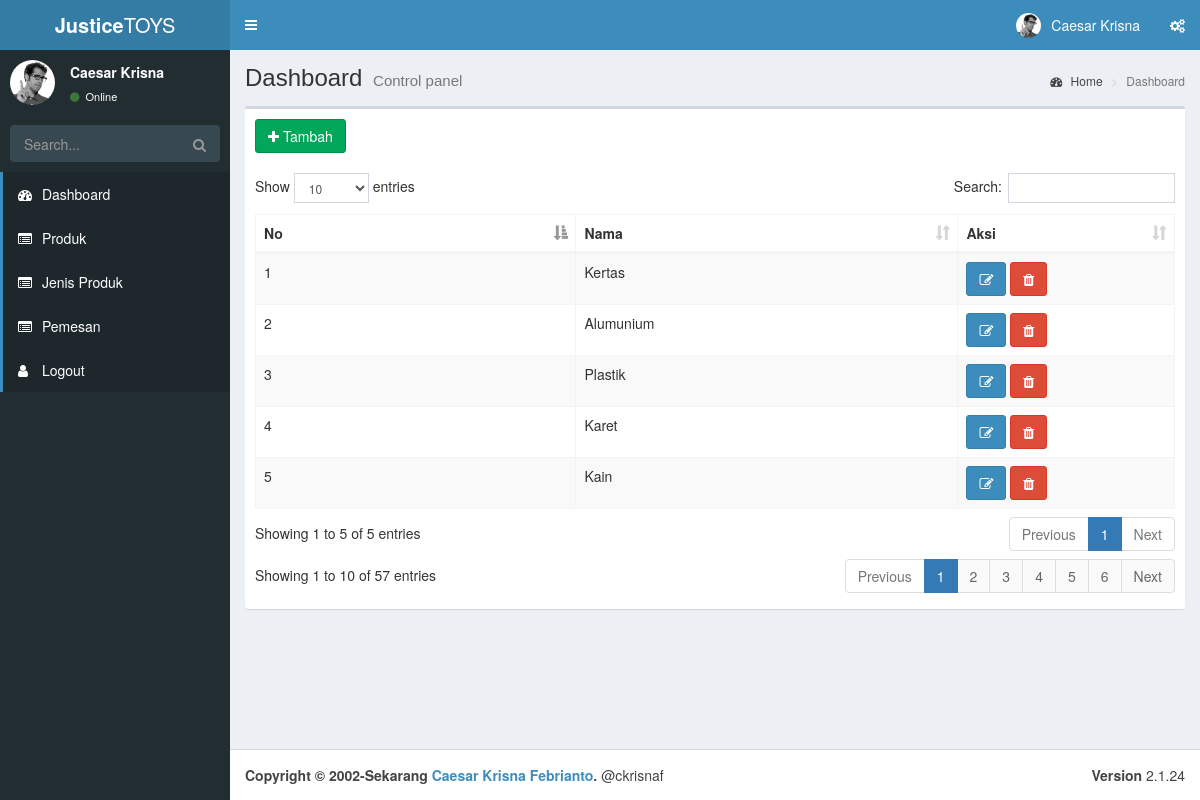
The app's page /Admin/index.php?page/admin=jenis_produk (signed in) with its own data.
### tables this page shows
CREATE TABLE `jenis_produk` (
  `id` int(11) NOT NULL AUTO_INCREMENT,
  `nama` varchar(45) NOT NULL,
  PRIMARY KEY (`id`),
  UNIQUE KEY `id_UNIQUE` (`id`)
);

### Admin/content/admin/jenis_produk/index.php (the view, shortened to what this page needs)
<?php
require_once '../koneksi.php';
$sql = "SELECT * FROM jenis_produk";
$rs = $dbh->query($sql);
?>
<div class="row">
    <div class="col-md-12">
        <div class="box">
            <div class="box-header">
                <a href="index.php?page/admin=create_jenis_produk" class="btn btn-success btn-md"><span class="fa fa-plus"></span> Tambah</a>
            </div>
            <div class="box-body">
                <div id="example1_wrapper" class="dataTables_wrapper form-inline dt-bootstrap">
                    <div class="row">
                        <div class="col-sm-12">
                            <table id="example1" class="table table-bordered table-striped dataTable" role="grid" aria-describedby="example1_info">
                                <thead>
                                    <tr role="row">
                                        <th class="sorting_asc" tabindex="0" aria-controls="example1" rowspan="1" colspan="1" aria-sort="ascending" aria-label="Rendering engine: activate to sort column descending" style="width: 165.083px;">No</th>
                                        <th class="sorting" tabindex="0" aria-controls="example1" rowspan="1" colspan="1" aria-label="Browser: activate to sort column ascending" style="width: 204.25px;">Nama</th>
                                        <th class="sorting" tabindex="0" aria-controls="example1" rowspan="1" colspan="1" aria-label="CSS grade: activate to sort column ascending" style="width: 99.2917px;">Aksi</th>
                                    </tr>
                                </thead>
                                <tbody>
                                    <?php
                                    $nomor = 1;
                                    foreach ($rs as $r) {
                                    ?>
                                        <tr role="row" class="odd">
                                            <td class="sorting_1"><?= $nomor; ?></td>
                                            <td><?= $r['nama']; ?></td>
                                            <td>
                                                <a class="btn btn-primary" href="index.php?page/admin=edit_jenis_produk&id=<?= $r['id']; ?>"><span class="fa fa-edit" title="Edit"></span></a>
                                                <a onclick="return confirm('Apakah yakin data akan di hapus?')" href="content/admin/jenis_produk/delete.php?id=<?php echo $r['id']; ?>" class="btn btn-danger btn-md"><span class="fa fa-trash"></span></a>
                                            </td>
                                        </tr>
                                    <?php $nomor++;
                                    }
                                    ?>
                                </tbody>
                            </table>
                        </div>
                    </div>
                    <div class=" row">
                        <div class="col-sm-5">
                            <div class="dataTables_info" id="example1_info" role="status" aria-live="polite">Showing 1 to 10 of 57 entries</div>
                        </div>
                        <div class="col-sm-7">
                            <div class="dataTables_paginate paging_simple_numbers" id="example1_paginate">
                                <ul class="pagination">
                                    <li class="paginate_button previous disabled" id="example1_previous"><a href="#" aria-controls="example1" data-dt-idx="0" tabindex="0">Previous</a></li>
                                    <li class="paginate_button active"><a href="#" aria-controls="example1" data-dt-idx="1" tabindex="0">1</a></li>
                                    <li class="paginate_button "><a href="#" aria-controls="example1" data-dt-idx="2" tabindex="0">2</a></li>
                                    <li class="paginate_button "><a href="#" aria-controls="example1" data-dt-idx="3" tabindex="0">3</a></li>
                                    <li class="paginate_button "><a href="#" aria-controls="example1" data-dt-idx="4" tabindex="0">4</a></li>
                                    <li class="paginate_button "><a href="#" aria-controls="example1" data-dt-idx="5" tabindex="0">5</a></li>
                                    <li class="paginate_button "><a href="#" aria-controls="example1" data-dt-idx="6" tabindex="0">6</a></li>
                                    <li class="paginate_button next" id="example1_next"><a href="#" aria-controls="example1" data-dt-idx="7" tabindex="0">Next</a></li>
                                </ul>
                            </div>
                        </div>
                    </div>
                </div>
            </div>
        </div>
    </div>
</div>

### records on screen
jenis_produk: nama "Kertas"
jenis_produk: nama "Alumunium"
jenis_produk: nama "Plastik"
jenis_produk: nama "Karet"
jenis_produk: nama "Kain"

### other values on screen
$title "Dashboard"
$title "Produk"
$title "Jenis Produk"
$title "Pemesan"
$title "Logout"
